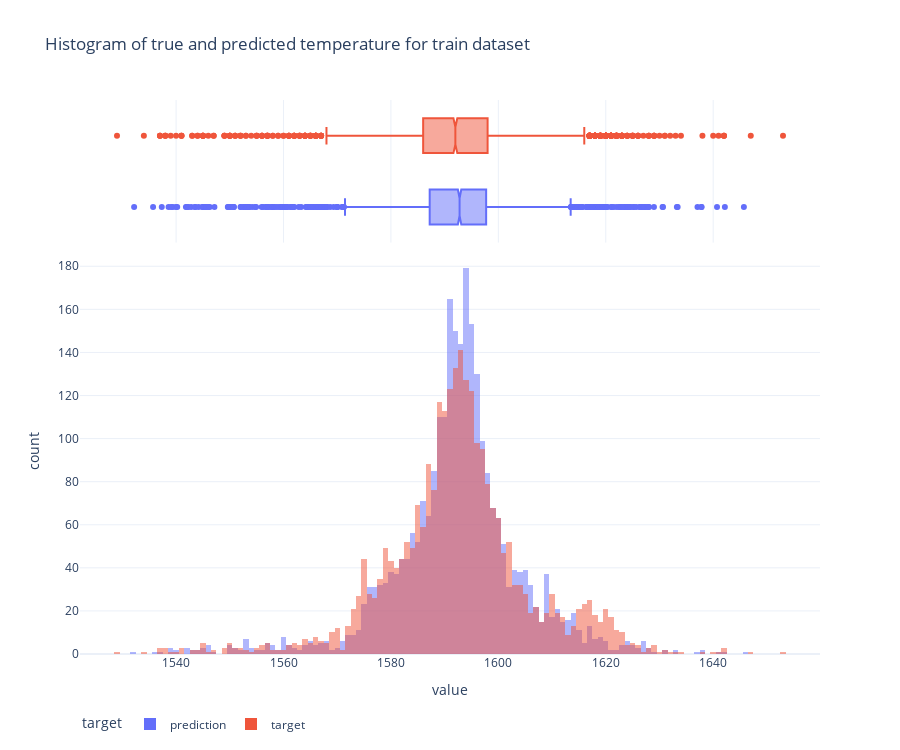
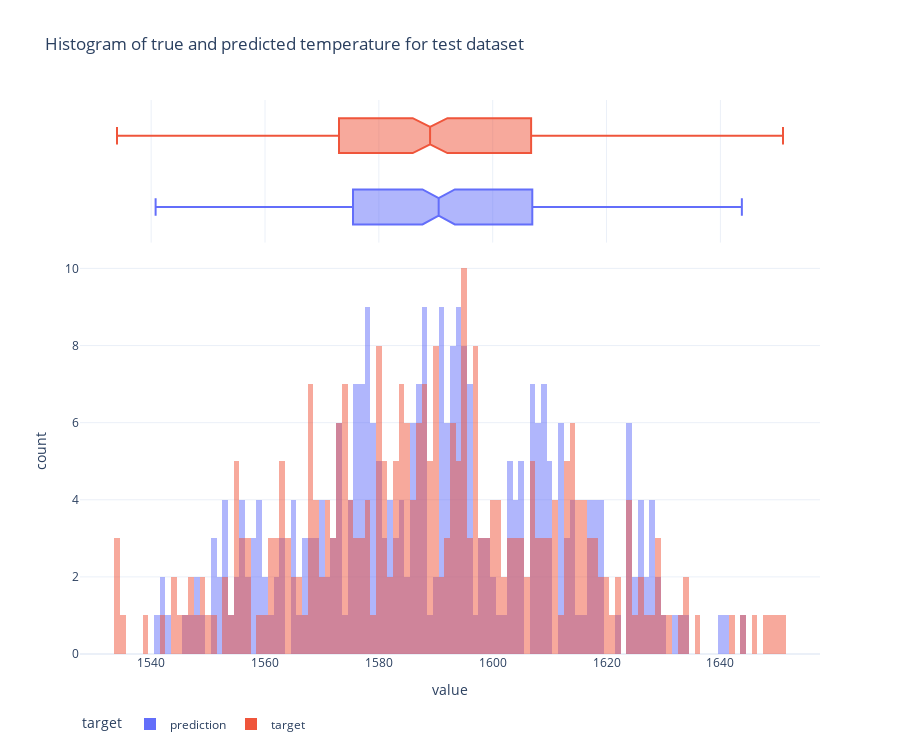

The cell these charts' notebook holds for them, in order:
### Code cell
df_temp = (
    pd.concat([
        pd.DataFrame({
            'prediction': dct_splits['train']['prediction']['temp_end_degc'].reset_index(drop=True),
            'target': dct_splits['train']['target']['temp_end_degc'].reset_index(drop=True)
        }).assign(dataset='train'),
        pd.DataFrame({
            'prediction': dct_splits['test']['prediction']['temp_end_degc'].reset_index(drop=True),
            'target': dct_splits['test']['target']['temp_end_degc'].reset_index(drop=True)
        }).assign(dataset='test'),
    ])
    .melt(id_vars='dataset', var_name='target', value_name='value')
)

for dataset in ['train', 'test']:
    fig = px.histogram(
        df_temp[df_temp.dataset == dataset],
        x='value',
        color='target',
        marginal='box',
        barmode='overlay',
        nbins=200, 
        title=f'Histogram of true and predicted temperature for {dataset} dataset',
        template='plotly_white',
        width=FIG_WIDTH, height=1.5*FIG_HEIGHT
    )

    fig.update_layout(legend=dict(orientation='h'))
    fig.show()

### Figure 1 — Plotly figure (JSON) as saved in the notebook; plotly's stock layout.template omitted (floating-point values rounded to 4 significant figures; data arrays with more than 128 entries replaced by an {"elided": "..."} marker saying what was removed)
{"data": [{"alignmentgroup": "True", "bingroup": "x", "hovertemplate": "target=prediction<br>value=%{x}<br>count=%{y}<extra></extra>", "legendgroup": "prediction", "marker": {"color": "#636efa", "opacity": 0.5, "pattern": {"shape": ""}}, "name": "prediction", "nbinsx": 200, "offsetgroup": "prediction", "orientation": "v", "showlegend": true, "type": "histogram", "x": {"elided": "2718 float values"}, "xaxis": "x", "yaxis": "y"}, {"alignmentgroup": "True", "hovertemplate": "target=prediction<br>value=%{x}<extra></extra>", "legendgroup": "prediction", "marker": {"color": "#636efa"}, "name": "prediction", "notched": true, "offsetgroup": "prediction", "showlegend": false, "type": "box", "x": {"elided": "2718 float values"}, "xaxis": "x2", "yaxis": "y2"}, {"alignmentgroup": "True", "bingroup": "x", "hovertemplate": "target=target<br>value=%{x}<br>count=%{y}<extra></extra>", "legendgroup": "target", "marker": {"color": "#EF553B", "opacity": 0.5, "pattern": {"shape": ""}}, "name": "target", "nbinsx": 200, "offsetgroup": "target", "orientation": "v", "showlegend": true, "type": "histogram", "x": {"elided": "2718 int values"}, "xaxis": "x", "yaxis": "y"}, {"alignmentgroup": "True", "hovertemplate": "target=target<br>value=%{x}<extra></extra>", "legendgroup": "target", "marker": {"color": "#EF553B"}, "name": "target", "notched": true, "offsetgroup": "target", "showlegend": false, "type": "box", "x": {"elided": "2718 int values"}, "xaxis": "x2", "yaxis": "y2"}], "layout": {"barmode": "overlay", "height": 750, "legend": {"orientation": "h", "title": {"text": "target"}, "tracegroupgap": 0}, "title": {"text": "Histogram of true and predicted temperature for train dataset"}, "width": 900, "xaxis": {"anchor": "y", "domain": [0, 1], "title": {"text": "value"}}, "xaxis2": {"anchor": "y2", "domain": [0, 1], "matches": "x", "showgrid": true, "showticklabels": false}, "yaxis": {"anchor": "x", "domain": [0, 0.7326], "title": {"text": "count"}}, "yaxis2": {"anchor": "x2", "domain": [0.7426, 1], "matches": "y2", "showgrid": false, "showline": false, "showticklabels": false, "ticks": ""}}}

### Figure 2 — Plotly figure (JSON) as saved in the notebook; plotly's stock layout.template omitted (floating-point values rounded to 4 significant figures; data arrays with more than 128 entries replaced by an {"elided": "..."} marker saying what was removed)
{"data": [{"alignmentgroup": "True", "bingroup": "x", "hovertemplate": "target=prediction<br>value=%{x}<br>count=%{y}<extra></extra>", "legendgroup": "prediction", "marker": {"color": "#636efa", "opacity": 0.5, "pattern": {"shape": ""}}, "name": "prediction", "nbinsx": 200, "offsetgroup": "prediction", "orientation": "v", "showlegend": true, "type": "histogram", "x": {"elided": "303 float values"}, "xaxis": "x", "yaxis": "y"}, {"alignmentgroup": "True", "hovertemplate": "target=prediction<br>value=%{x}<extra></extra>", "legendgroup": "prediction", "marker": {"color": "#636efa"}, "name": "prediction", "notched": true, "offsetgroup": "prediction", "showlegend": false, "type": "box", "x": {"elided": "303 float values"}, "xaxis": "x2", "yaxis": "y2"}, {"alignmentgroup": "True", "bingroup": "x", "hovertemplate": "target=target<br>value=%{x}<br>count=%{y}<extra></extra>", "legendgroup": "target", "marker": {"color": "#EF553B", "opacity": 0.5, "pattern": {"shape": ""}}, "name": "target", "nbinsx": 200, "offsetgroup": "target", "orientation": "v", "showlegend": true, "type": "histogram", "x": {"elided": "303 int values"}, "xaxis": "x", "yaxis": "y"}, {"alignmentgroup": "True", "hovertemplate": "target=target<br>value=%{x}<extra></extra>", "legendgroup": "target", "marker": {"color": "#EF553B"}, "name": "target", "notched": true, "offsetgroup": "target", "showlegend": false, "type": "box", "x": {"elided": "303 int values"}, "xaxis": "x2", "yaxis": "y2"}], "layout": {"barmode": "overlay", "height": 750, "legend": {"orientation": "h", "title": {"text": "target"}, "tracegroupgap": 0}, "title": {"text": "Histogram of true and predicted temperature for test dataset"}, "width": 900, "xaxis": {"anchor": "y", "domain": [0, 1], "title": {"text": "value"}}, "xaxis2": {"anchor": "y2", "domain": [0, 1], "matches": "x", "showgrid": true, "showticklabels": false}, "yaxis": {"anchor": "x", "domain": [0, 0.7326], "title": {"text": "count"}}, "yaxis2": {"anchor": "x2", "domain": [0.7426, 1], "matches": "y2", "showgrid": false, "showline": false, "showticklabels": false, "ticks": ""}}}
